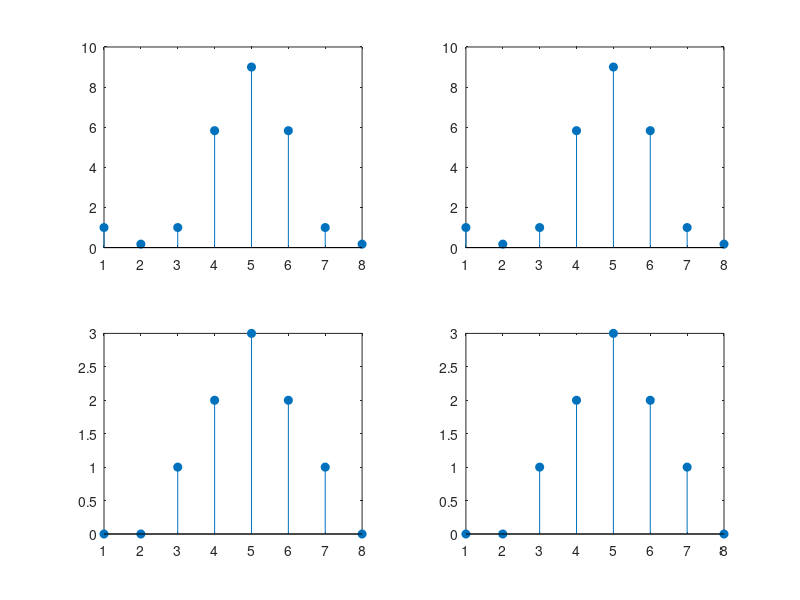

The MATLAB source for this figure:
clear all;
N = 8;

n8 = 0:7;

x8 = [ 0 1 2 3 2 1 0 0 ];
x_k8 = fftshift(fft(x8));

orig_y8 = [ 0 0 1 2 3 2 1 0 ];
y8 = circshift(x8,1);
y_k8 = fftshift(fft(y8));
result_y8 = ifft(y_k8);

figure;
subplot(2,2,1); stem(abs(x_k8), 'filled');
subplot(2,2,2); stem(abs(y_k8), 'filled');

subplot(2,2,3); stem(abs(result_y8), 'filled');
subplot(2,2,4); stem(abs(orig_y8), 'filled');
